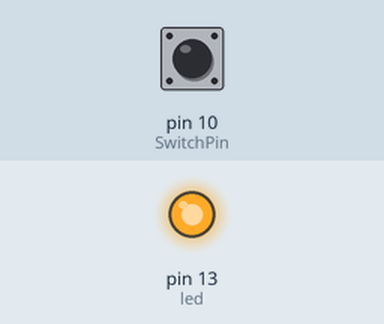
A sketch run on a simulated Arduino Uno, built with avr-gcc and run on an emulated ATmega328P. On the bench: output pins drawn as LEDs (lit = HIGH). Inputs (shaded band) come from the test bench; at power-on: pin 10 (SwitchPin) LOW.

Above: at 18.0 s.
18.1 s: pin 10 (SwitchPin) pulled HIGH for 3 s
At 20.8 s:
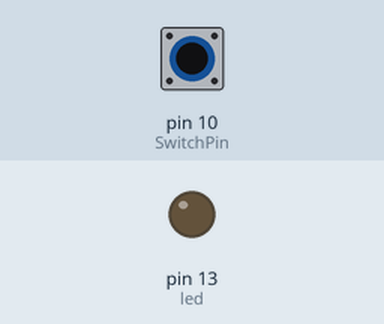
Timing chart, 0 to 22.6 s (numbered marks = the images above; inputs shaded):
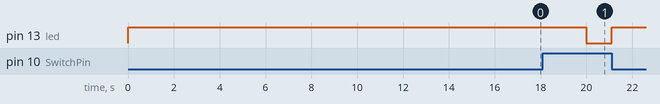

Measured:
- after the input at 18.1 s, pin 13 (led): HIGH → LOW after 1.9 s, → HIGH 1.1 s later

The sketch:

AgtiltSwitch_demo.ino
```cpp
int led = 13;
int SwitchPin = 10;
int val;

void setup() {
  pinMode(led, OUTPUT);
  pinMode(SwitchPin, INPUT);

}

void loop() {
  val = digitalRead(SwitchPin);

  if(val == HIGH)
  {
    digitalWrite(led, LOW);
  }
  else if(val == LOW)
  {
    digitalWrite(led, HIGH);
    delay(10000);
  }

}
```
